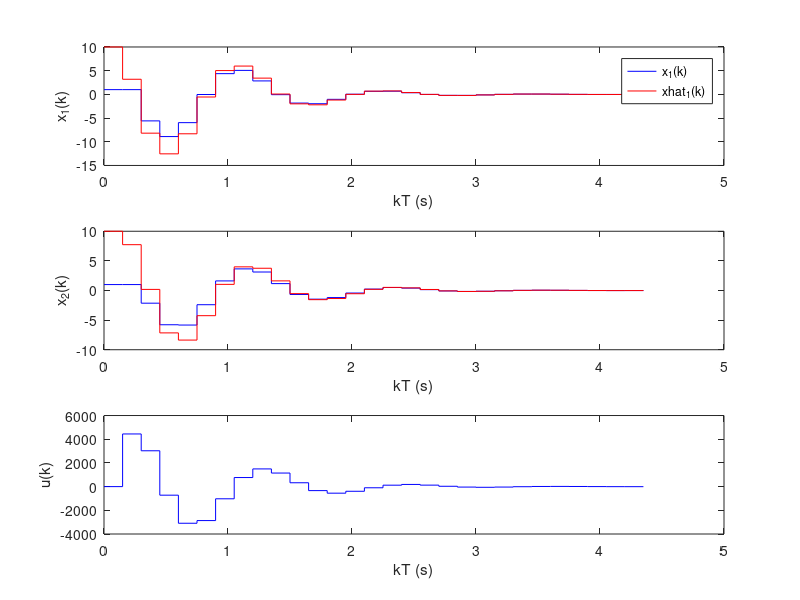

Write MATLAB code to recreate this figure.
% Controle Digital
% Alunos: Diego Santos / Virgínia Almeida

% Exemplo de projeto de controlador digital pelo lugar das raizes:
% Sistema motor DC;
% No domínio 's', G(s) = K/[(Js + b) * (Ls + R) + K^2];
% Entrada: Tensão
% Saída: Velocidade

close all; clear; clc;

%% Escolha do periodo de amostragem:
J = 0.01;
b = 0.1;
K = 0.01;
R = 1;
L = 0.5;

%% Modelo continuo do processo

% Processo em MA:
num=K;
den = [(J * L) (J * R + L * b) (b * R + K ^ 2)];
Gs = tf(num, den);

% Espaco de estados:
[Ac, Bc, Cc, Dc] = tf2ss(num, den);
SysS = ss(Ac, Bc, Cc, Dc);

% Discretizacao do modelo em tempo continuo:
Ts = 0.15;
SysZ = c2d(SysS, Ts, 'zoh');
[A, B, C, D, Ts] = ssdata(SysZ);
[nGz, dGz] = ss2tf(A, B, C, D);
Gz = zpk(minreal(tf(nGz, dGz, Ts)));

%% Teste de Observabilidade:

% Validando se o sistema é observável:
Ob = obsv(A,C);
if (size(A,1)-rank(Ob)==0)
    disp('O sistema e observavel.');
end

%% Especificacoes de requisito:

% Autovalores desejados em z:
p1z = 0.5 + i*0.5;
p2z = 0.5 - i*0.5;

% Equacao caracteristica desejada:
alphacz = conv([1 -p1z],[1 -p2z]);

%% Projeto pela Formula de Ackerman

L = ( alphacz(1)*A^2 + alphacz(2)*A + alphacz(3)*eye(size(A)) )*inv(Ob)*[zeros(size(A,1)-1,1);  1];


%% Projeto do Controlador:

% Validando se o sistema é controlável
Co = [B A*B];
if (size(A,1)-rank(Co)==0)
    disp('O sistema e controlavel.');
end

%% Especificacoes de desempenho:

Mpmax = 10; % percentual de overshoot
ts = 1.82; % tempo de subida
ta = 3; % tempo de acomodacao

% Regioes que atendem as especificacoes:
zetamin = 0.6*(1 - Mpmax/100); % taxa de amortecimento
wnmin = 1.8/ts; % frequencia natural
zetawnmin = 4.6/ta; % zeta*wn, em que wn esta em rad/s

% Especificacoes (um pouco mais rigoross que valores minimos) que atendem regioes:
zeta = 0.5;
wn = 6.0*Ts; % em rad
zeta*wn / Ts; % Observe que  esse valor deve ser > zetawnmin calculado acima
r0 = exp(-zeta*wn); % a regiao interna a esse raio delimita o ta minimo

% Polos desejados em s:
p1s = -zetawnmin + i*wn*sqrt(1-zeta^2);
p2s = -zetawnmin - i*wn*sqrt(1-zeta^2);

% Polos desejados em z:
pc1z = exp(p1s*Ts);
pc2z = exp(p2s*Ts);

% Equacao caracteristica esperada:
alphacontz = conv([1 -p1z],[1 -p2z]);

% Alocacao de polos:
K = [zeros(1,size(A,1)-1)  1]*inv(Co)*( A^2 + alphacontz(2)*A + alphacontz(3)*eye(size(A)) );

%% Simulacao:

x0 = [1 1]';
N = 30;
u = 0;
kT = [0:Ts:(N-1)*Ts];
xmf = [x0 x0]; % Estado verdadeiro
ymf = C*x0;
xhat = [10 10]'; % Estado estimado
for k = 2:N
    xhat(:,k) = A*xhat(:,k-1) + B*u(k-1)  +  L*(ymf(:,k-1) - C*xhat(:,k-1)); % Observador de estado:
    u(k) = -K*xhat(:,k);  % Aplicando a lei de controle:
    % Processo controlado:
    xmf(:,k+1) = A*xmf(:,k) + B*u(k);
    ymf(:,k+1) = C*xmf(:,k+1);
end

figure; subplot(311); stairs(kT, xmf(1,1:end-1), 'b'); hold on; stairs(kT, xhat(1,:), 'r'); xlabel('kT (s)'); ylabel('x_1(k)'); legend('x_1(k)','xhat_1(k)')
        subplot(312); stairs(kT, xmf(2,1:end-1), 'b'); hold on; stairs(kT, xhat(2,:), 'r'); xlabel('kT (s)'); ylabel('x_2(k)');
        subplot(313); stairs(kT, u, 'b'); xlabel('kT (s)'); ylabel('u(k)');
        
